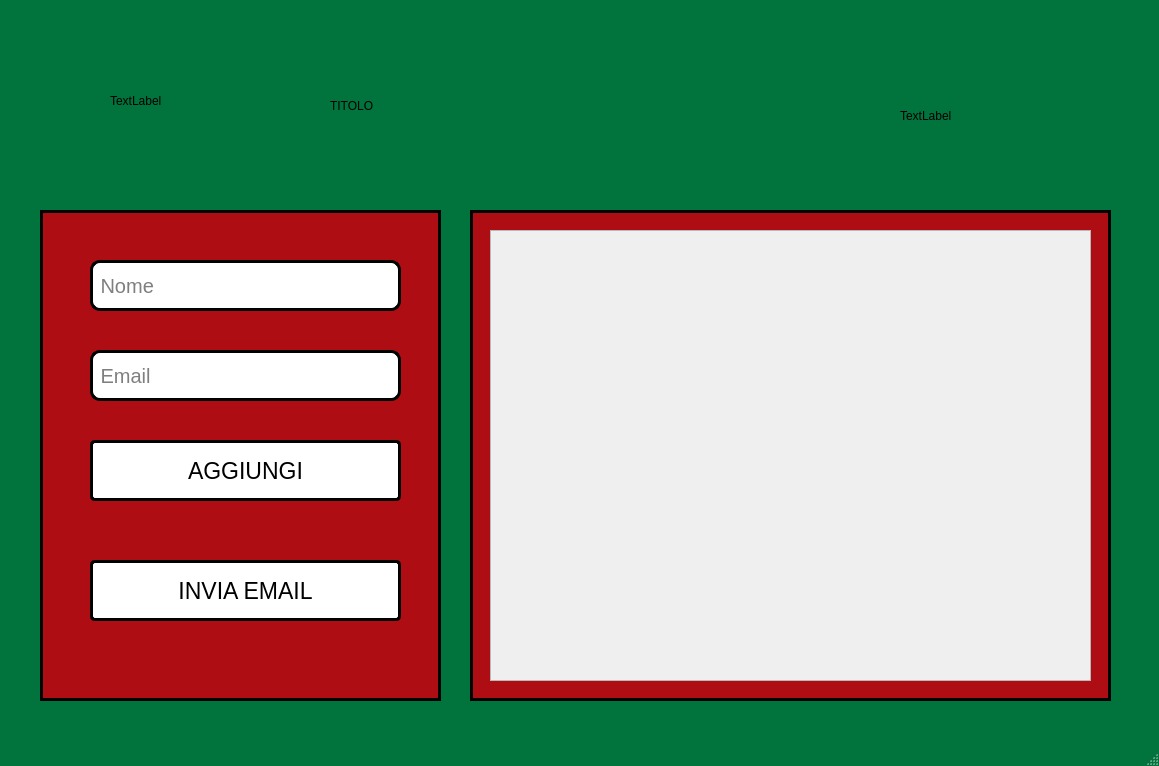
<?xml version="1.0" encoding="UTF-8"?>
<ui version="4.0">
 <class>MainWindow</class>
 <widget class="QMainWindow" name="MainWindow">
  <property name="geometry">
   <rect>
    <x>0</x>
    <y>0</y>
    <width>1159</width>
    <height>766</height>
   </rect>
  </property>
  <property name="windowTitle">
   <string>Secret Santa</string>
  </property>
  <property name="styleSheet">
   <string notr="true">QMainWindow{
	background-color:#00743c;
}</string>
  </property>
  <widget class="QWidget" name="centralwidget">
   <widget class="QGroupBox" name="groupBox_2">
    <property name="geometry">
     <rect>
      <x>470</x>
      <y>210</y>
      <width>641</width>
      <height>491</height>
     </rect>
    </property>
    <property name="styleSheet">
     <string notr="true">QGroupBox{
	background-color:#AE0D13;
border: 3px solid black;
}</string>
    </property>
    <property name="title">
     <string/>
    </property>
    <widget class="QScrollArea" name="scrollArea">
     <property name="geometry">
      <rect>
       <x>20</x>
       <y>20</y>
       <width>601</width>
       <height>451</height>
      </rect>
     </property>
     <property name="styleSheet">
      <string notr="true"/>
     </property>
     <property name="widgetResizable">
      <bool>true</bool>
     </property>
     <widget class="QWidget" name="scrollAreaWidgetContents">
      <property name="geometry">
       <rect>
        <x>0</x>
        <y>0</y>
        <width>599</width>
        <height>449</height>
       </rect>
      </property>
     </widget>
    </widget>
   </widget>
   <widget class="QLabel" name="titolo">
    <property name="geometry">
     <rect>
      <x>330</x>
      <y>50</y>
      <width>541</width>
      <height>111</height>
     </rect>
    </property>
    <property name="text">
     <string>TITOLO</string>
    </property>
   </widget>
   <widget class="QGroupBox" name="groupBox">
    <property name="geometry">
     <rect>
      <x>40</x>
      <y>210</y>
      <width>401</width>
      <height>491</height>
     </rect>
    </property>
    <property name="styleSheet">
     <string notr="true">QGroupBox{
	background-color:#AE0D13;
	border: 3px solid black;
}</string>
    </property>
    <property name="title">
     <string/>
    </property>
    <widget class="QLineEdit" name="form_nome">
     <property name="geometry">
      <rect>
       <x>50</x>
       <y>50</y>
       <width>311</width>
       <height>51</height>
      </rect>
     </property>
     <property name="font">
      <font>
       <pointsize>15</pointsize>
      </font>
     </property>
     <property name="styleSheet">
      <string notr="true">QLineEdit{
background-color:white;
border: 3px solid black;
border-radius: 10px;
color:black
}</string>
     </property>
     <property name="text">
      <string/>
     </property>
     <property name="placeholderText">
      <string> Nome</string>
     </property>
    </widget>
    <widget class="QPushButton" name="pushButton">
     <property name="geometry">
      <rect>
       <x>50</x>
       <y>230</y>
       <width>311</width>
       <height>61</height>
      </rect>
     </property>
     <property name="font">
      <font>
       <pointsize>17</pointsize>
      </font>
     </property>
     <property name="styleSheet">
      <string notr="true">QPushButton{
	background-color:white;
	color: black;
	border:3px solid black;
	border-radius: 5px;
}</string>
     </property>
     <property name="text">
      <string>AGGIUNGI</string>
     </property>
    </widget>
    <widget class="QLineEdit" name="form_email">
     <property name="geometry">
      <rect>
       <x>50</x>
       <y>140</y>
       <width>311</width>
       <height>51</height>
      </rect>
     </property>
     <property name="font">
      <font>
       <pointsize>15</pointsize>
      </font>
     </property>
     <property name="styleSheet">
      <string notr="true">QLineEdit{
background-color:white;
border: 3px solid black;
border-radius: 10px;
color:black;
}</string>
     </property>
     <property name="text">
      <string/>
     </property>
     <property name="placeholderText">
      <string> Email</string>
     </property>
    </widget>
    <widget class="QTextEdit" name="errorMsg">
     <property name="geometry">
      <rect>
       <x>50</x>
       <y>300</y>
       <width>251</width>
       <height>31</height>
      </rect>
     </property>
     <property name="font">
      <font>
       <pointsize>-1</pointsize>
       <bold>true</bold>
      </font>
     </property>
     <property name="styleSheet">
      <string notr="true">QTextEdit{
	background-color:#AE0D13;
	color:#AE0D13;
	font-size:15px;
	font-weight:bold;
	border:none;
}</string>
     </property>
     <property name="html">
      <string>&lt;!DOCTYPE HTML PUBLIC &quot;-//W3C//DTD HTML 4.0//EN&quot; &quot;http://www.w3.org/TR/REC-html40/strict.dtd&quot;&gt;
&lt;html&gt;&lt;head&gt;&lt;meta name=&quot;qrichtext&quot; content=&quot;1&quot; /&gt;&lt;meta charset=&quot;utf-8&quot; /&gt;&lt;style type=&quot;text/css&quot;&gt;
p, li { white-space: pre-wrap; }
hr { height: 1px; border-width: 0; }
li.unchecked::marker { content: &quot;\2610&quot;; }
li.checked::marker { content: &quot;\2612&quot;; }
&lt;/style&gt;&lt;/head&gt;&lt;body style=&quot; font-family:'Ubuntu'; font-size:15px; font-weight:700; font-style:normal;&quot;&gt;
&lt;p style=&quot; margin-top:0px; margin-bottom:0px; margin-left:0px; margin-right:0px; -qt-block-indent:0; text-indent:0px;&quot;&gt;&lt;span style=&quot; font-size:12pt; font-weight:400;&quot;&gt;Compila tutti i campi del form&lt;/span&gt;&lt;/p&gt;&lt;/body&gt;&lt;/html&gt;</string>
     </property>
    </widget>
    <widget class="QPushButton" name="InviaEmail">
     <property name="geometry">
      <rect>
       <x>50</x>
       <y>350</y>
       <width>311</width>
       <height>61</height>
      </rect>
     </property>
     <property name="font">
      <font>
       <pointsize>17</pointsize>
      </font>
     </property>
     <property name="styleSheet">
      <string notr="true">QPushButton{
	background-color:white;
	color: black;
	border:3px solid black;
	border-radius: 5px;
}</string>
     </property>
     <property name="text">
      <string>INVIA EMAIL</string>
     </property>
    </widget>
   </widget>
   <widget class="QLabel" name="bells">
    <property name="geometry">
     <rect>
      <x>110</x>
      <y>30</y>
      <width>151</width>
      <height>141</height>
     </rect>
    </property>
    <property name="text">
     <string>TextLabel</string>
    </property>
   </widget>
   <widget class="QLabel" name="christmas_hat">
    <property name="geometry">
     <rect>
      <x>900</x>
      <y>50</y>
      <width>161</width>
      <height>131</height>
     </rect>
    </property>
    <property name="text">
     <string>TextLabel</string>
    </property>
   </widget>
  </widget>
  <widget class="QStatusBar" name="statusbar"/>
 </widget>
 <resources/>
 <connections/>
</ui>
